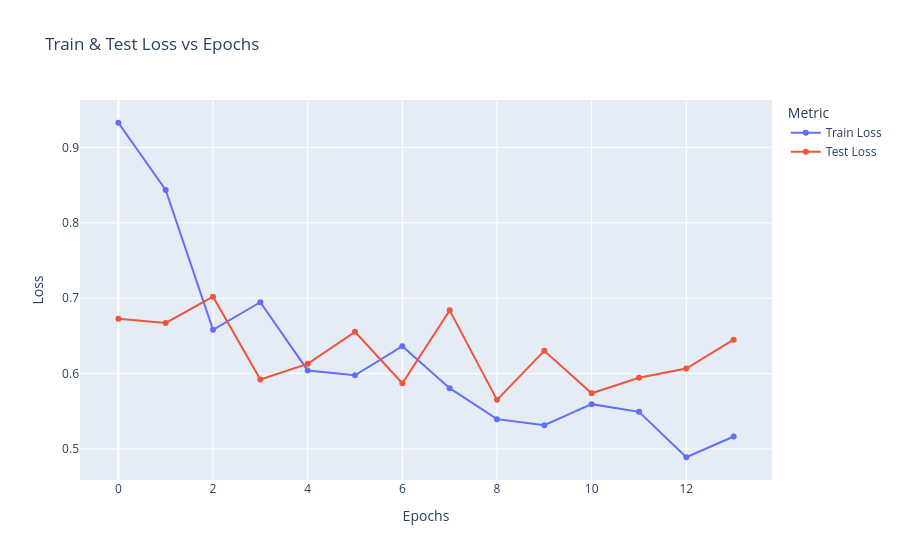

Here is the notebook cell this chart was saved with:
### Code cell
losses_plot(results.train_losses, results.test_losses)

### Figure 1 — Plotly figure (JSON) as saved in the notebook; plotly's stock layout.template omitted (floating-point values rounded to 4 significant figures)
{"data": [{"hovertemplate": "Metric=Train Loss<br>Epochs=%{x}<br>Loss=%{y}<extra></extra>", "legendgroup": "Train Loss", "line": {"color": "#636efa", "dash": "solid"}, "marker": {"symbol": "circle"}, "mode": "lines+markers", "name": "Train Loss", "orientation": "v", "showlegend": true, "type": "scatter", "x": [0, 1, 2, 3, 4, 5, 6, 7, 8, 9, 10, 11, 12, 13], "xaxis": "x", "y": [0.9327, 0.8435, 0.6581, 0.6946, 0.6041, 0.5978, 0.6363, 0.5807, 0.5395, 0.5316, 0.5595, 0.5493, 0.489, 0.5165], "yaxis": "y"}, {"hovertemplate": "Metric=Test Loss<br>Epochs=%{x}<br>Loss=%{y}<extra></extra>", "legendgroup": "Test Loss", "line": {"color": "#EF553B", "dash": "solid"}, "marker": {"symbol": "circle"}, "mode": "lines+markers", "name": "Test Loss", "orientation": "v", "showlegend": true, "type": "scatter", "x": [0, 1, 2, 3, 4, 5, 6, 7, 8, 9, 10, 11, 12, 13], "xaxis": "x", "y": [0.6728, 0.6672, 0.702, 0.5922, 0.6129, 0.6554, 0.5871, 0.6839, 0.5651, 0.6301, 0.5738, 0.5943, 0.6067, 0.6449], "yaxis": "y"}], "layout": {"legend": {"title": {"text": "Metric"}, "tracegroupgap": 0}, "title": {"text": "Train & Test Loss vs Epochs"}, "xaxis": {"anchor": "y", "domain": [0, 1], "title": {"text": "Epochs"}}, "yaxis": {"anchor": "x", "domain": [0, 1], "title": {"text": "Loss"}}}}
